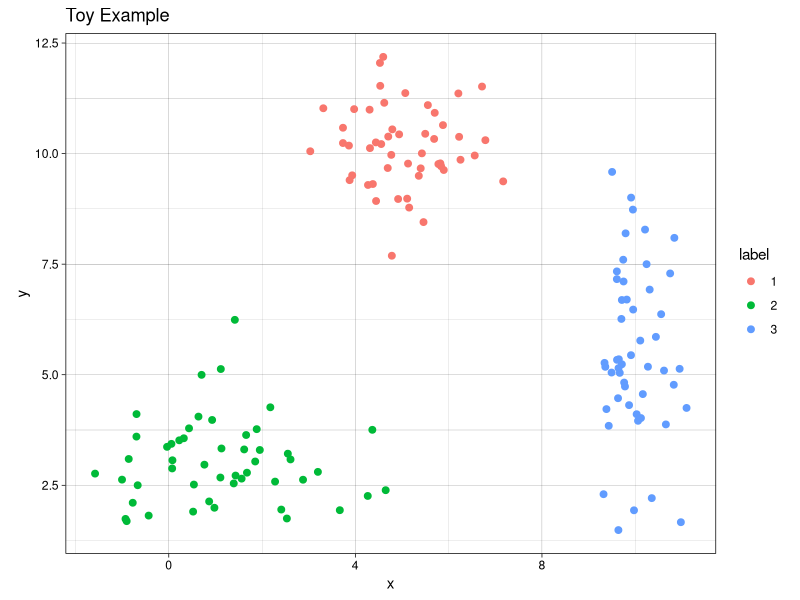
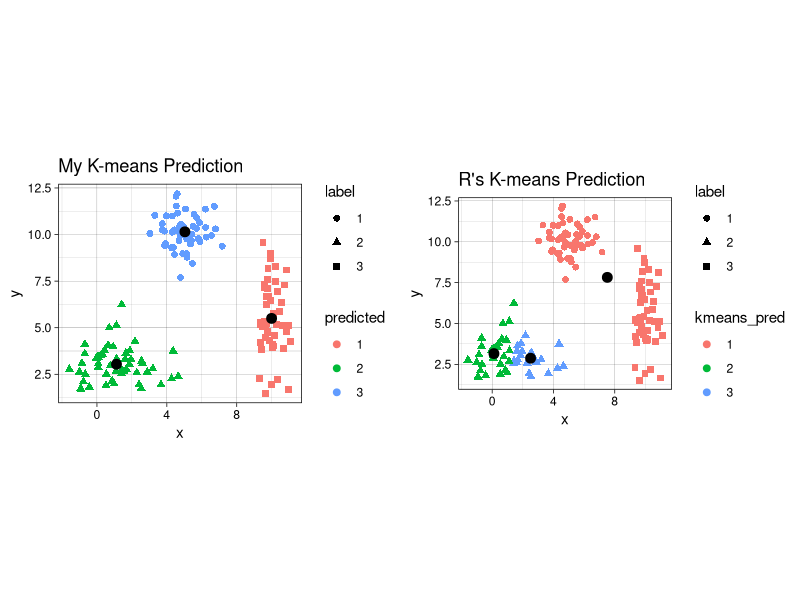
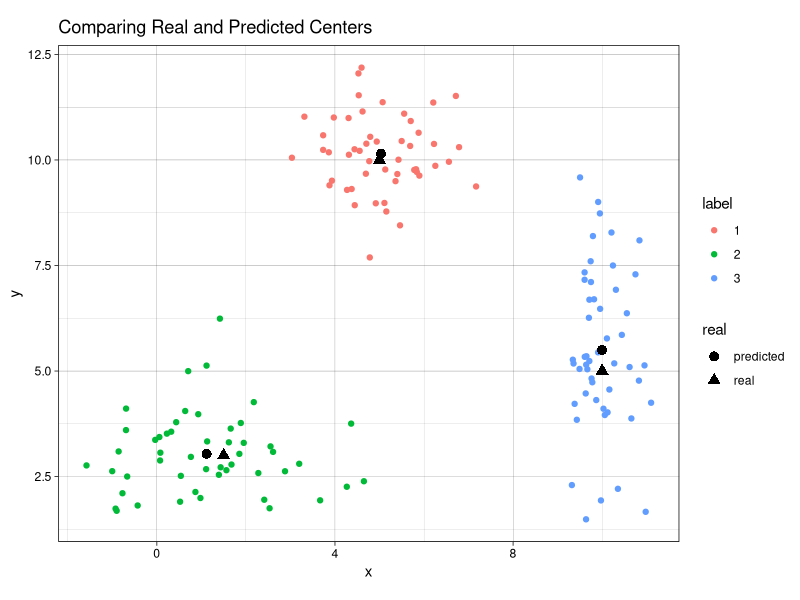
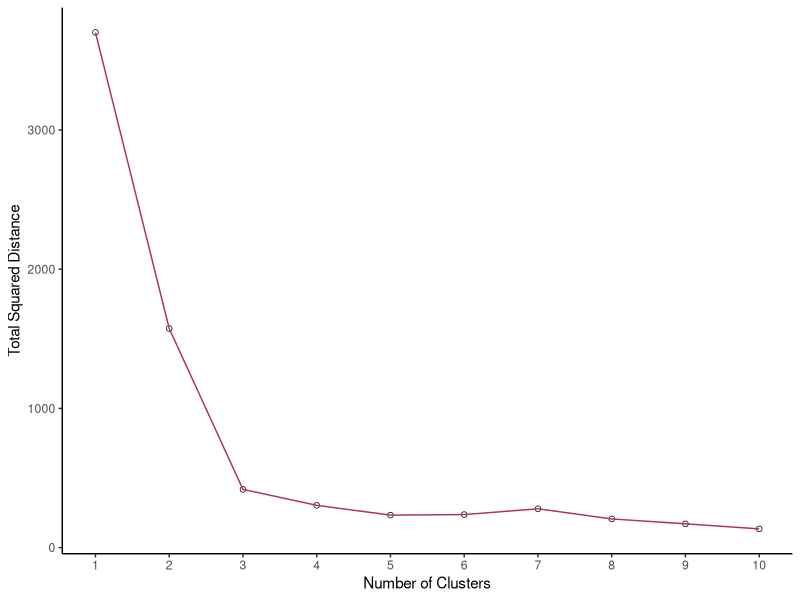

The R source for these figures, in order:
## ---- chunk 1
knitr::opts_chunk$set(
  fig.path = "images/"
)
## ---- chunk 2

## ---- chunk 3
# first create individual clusters with different distribution parameters
set.seed(123) # setting a seed for reproducibility

x1 <- rnorm(50, mean = 5, sd = 1)
y1 <- rnorm(50, mean = 10, sd = 1)
df1 <- data.frame(x = x1, y = y1, label = 1)

x2 <- rnorm(50, mean = 1.5, sd = 1.5)
y2 <- rnorm(50, mean = 3, sd = 1)
df2 <- data.frame(x = x2, y = y2, label = 2)

x3 <- rnorm(50, mean = 10, sd = 0.5)
y3 <- rnorm(50, mean = 5, sd = 2)
df3 <- data.frame(x = x3, y = y3, label = 3)

combined <- rbind(df1, df2, df3)
combined$label <- as.factor(combined$label) # label must be converted into a factor since it will be interpreted as a continuous variable, which it is not.
## ---- chunk 4
library(ggplot2)
th <- theme_linedraw() # setting the theme for the plots
tiff('./images/plot1.tiff', units="in", width=5, height=3, res=300)

ggplot(combined, aes(x= x, y = y)) +
  geom_point(aes(color=label), size = 2) +
  labs(title = "Toy Example") + 
  th + theme(aspect.ratio = 0.8) 

garb <- dev.off()
## ---- chunk 5
my_kmeans <- function(df, n_clusters){ # the function will take a dataframe and num clusters as input
  # first, get the range of possible values to initiate random centers
  
  Z_hist <- data.frame()          # create history of Z and centers to see progress of iterations
  C_hist <- data.frame()
  
  Z <- rep(-1, nrow(df))     # Z are our indicator variable, we need to set placeholders for these variables that are different values. values don't matter as long as they are different from each other
 
   Z_new <- rep(0, nrow(df))  # these variables will tell the algorithm when to stop iterations
  
  centers <- array(0, dim = c(n_clusters, ncol(df)) ) # create a placeholder for centers array
  # now we can initialize random centers

  min <- min(df[,1])
  max <- max(df[,2])  
  for(row in seq(1, n_clusters)){
    for(col in seq(1, dim(centers)[2] ))
      centers[row, col] <- runif(1, min, max)
  }
  
  # now that we have the centers, we need to find differences between each point from each cluster
  # we will create a distance matrix
  
  Dist <- array(0, dim = c(nrow(df), n_clusters ) )
  
  iteration = 0 # keep track of iterations
  while(sum(Z-Z_new) !=0 ){ # keep iterating until Z and Z_new are equal
    
    Z_add <- data.frame(Z = Z_new, iteration = iteration)
    C_add <- data.frame(centers, iteration = iteration)
    
    Z_hist <- rbind(Z_hist, Z_add) # appending new iterations to keep track of the history
    C_hist <- rbind(C_hist, C_add)
    
    Z <- Z_new
    for(center in seq(1, nrow(centers))){
      distance <- apply(df, 1, function(x) sum((x - centers[center, ])^2) ) # compute euclidian distance 
      for(x in seq(1, length(distance))){
        Dist[x, center] <- distance[x] # filling in distance matrix with euclidian distances
      }
    }
    
    Z_new <- max.col(-Dist) # note that max.col function finds the column that has the maximum value.
                            # since we want to find the minimum distance, we invert by distance matrix
                            # by multiplying the whole matrix by -1. 
    
    # next, we need to move the centers since the center values for each cluster has changed
    
    for(center in seq(1, n_clusters)){
      for(var in seq(1, ncol(centers) )){
        if(sum(Z_new==center) ==0 ) centers[center, var] = centers[center, var]
        else centers[center, var] <- mean(df[Z_new == center, var])
      }
    }

    iteration = iteration + 1
  }
  # cat('Took', iteration - 1, 'iterations to converge!')
  Z_hist$prediction <- as.factor(Z_hist$Z)
  Z_new <- as.factor(Z_new)
  output <- list(Z_new, centers, Z_hist, C_hist)
  return(output)
}

## ---- chunk 6
library(gganimate)

no_labs = combined[,1:2]

prediction <- my_kmeans(no_labs, 3)
Z_hist <- cbind(combined, prediction[[3]])
c_hist <- prediction[[4]]

g <- ggplot(Z_hist, aes(x = x, y = y)) +
  geom_point(aes(color = prediction, shape = label), size = 1) +
  geom_point(data = c_hist, aes(x = X1, y = X2), size = 2) +
  labs(title = 'Iteration: {frame_time}') +
  th + theme(text = element_text(size = 5)) +
  transition_time(iteration) 

animate(g, nframes=  length(unique(Z_hist$iteration)), fps = 1,
        width = 1000, height=800, res = 300)
## ---- chunk 7
combined$predicted <- as.factor(prediction[[1]]) # remeber to convert the integer values to  factors
centers <- prediction[[2]]

kmeans <- kmeans(no_labs, 3)

combined$kmeans_pred <- as.factor(kmeans$cluster)

g1 <- ggplot(combined, aes(x = x, y = y)) + 
  geom_point(aes(color = predicted, shape = label), size = 2) +
  geom_point(data = data.frame(centers), aes(X1, X2), size = 3) +
  labs(title = 'My K-means Prediction') +
  th + theme(aspect.ratio = 0.9)

g2 <- ggplot(combined, aes(x=x , y = y)) +
  geom_point(aes(color = kmeans_pred, shape = label), size = 2) +
  geom_point(data = data.frame(data.frame(kmeans$centers)), aes(x, y), size = 3) +
  labs(title = "R's K-means Prediction") +
  th + theme(aspect.ratio = 0.9)

library(gridExtra) # import library to display graphs in a grid

tiff('./images/plot2.tiff', units="in", width=10, height=5, res=600)

grid.arrange(g1, g2, nrow=1, respect=TRUE)

garb <- dev.off()
## ---- chunk 8
predicted_centers <- tail(c_hist, 3)[,-3] # k-means predicted centers
predicted_centers$real <- 'predicted'

real_centers <- matrix(c(5,10,1.5,3,10,5), byrow = TRUE, ncol=2) # generated data from these centers
real_centers <- data.frame(real_centers)
real_centers$real <- 'real'

both_centers <- rbind(predicted_centers, real_centers)

tiff('./images/plot3.tiff', units="in", width=5, height=3, res=300)
 
ggplot(combined, aes(x = x, y = y)) +
  geom_point(aes(color = label)) +
  geom_point(data = both_centers, aes(x= X1,y= X2, shape = real), size = 3) +
  labs(title = 'Comparing Real and Predicted Centers') +
  th + theme(aspect.ratio = 0.8)

garb <- dev.off()
## ---- chunk 9
# first create function to determine total distance from clusters
# pass in the data (raw data), the predicted labels from k means, and the centers
find_distances <- function(data, predicted_labs, centers){
  # first prepare dataframes for computations
  merged <- cbind(data, center = predicted_labs) # combining the raw data with the predicted labs
  # center_lab <- data.frame(centers, center = 1:nrow(centers))
  #merged2 <- merge(merged1, center_lab)
  tot_sq_dist <- 0 # initialize total square distacnce
  
  for(cen in 1:nrow(centers)){
    cluster_points <- merged[merged$center==cen,  colnames(merged) != 'center']
    if(nrow(cluster_points)!=0){
      expand_centers <- matrix(rep(centers[cen,], nrow(cluster_points)), ncol = 2, byrow=TRUE)
      sq_dist <- sum((cluster_points - expand_centers)^2)
      tot_sq_dist <- tot_sq_dist + sq_dist
    }
  }
  return(tot_sq_dist)  
}

km <- my_kmeans(no_labs, 4)
predicted_labs <- km[[1]]
centers <- km[[2]]
find_distances(no_labs, predicted_labs, centers)
## ---- chunk 10
lab_hist <- data.frame() # initialize histories
cen_hist <- data.frame()
dist_hist <- data.frame()

num_clusters <- 10
for(clusters in 1:num_clusters){
  km <- my_kmeans(no_labs, n_clusters = clusters)
  
  new_df <- no_labs
  new_df$pred <- km[[1]]
  new_df$num_clusters <- clusters
  
  centers <- data.frame(km[[2]])
  centers$num_clusters <- clusters
  
  lab_hist <- rbind(lab_hist, new_df)
  cen_hist <- rbind(cen_hist, centers)
  
  sq_dist <- find_distances(no_labs, new_df$pred,
                                    as.matrix(centers[,colnames(centers) != 'num_clusters']))
  sq_dist_df <- data.frame(sq_dist, num_clusters = clusters)
  dist_hist <- rbind(dist_hist, sq_dist_df)
}

tiff('./images/scree.tiff', units="px", width=1000, height=800, res=300)

ggplot(dist_hist, aes(x = num_clusters, y = sq_dist)) +
  geom_point() +
  geom_point(color = 'white', size = 1) +
  geom_line(color = 'maroon') +
  xlab('Number of Clusters') + ylab('Total Squared Distance') +
  scale_x_continuous(breaks = 0:num_clusters+1) + theme_classic()
  
garb <- dev.off()

# create the gif
g <- ggplot(lab_hist, aes(x,y)) +
  geom_point(aes(color = pred)) +
  geom_point(data = cen_hist, aes(X1, X2)) +
  labs(title = 'Number of Clusters: {frame_time}') +
  th + theme(text = element_text(size = 8), legend.position = 'none') +
  transition_time(num_clusters) 
  
animate(g, nframes =  num_clusters, fps = 1,
        width = 1000, height=800, res = 300)
